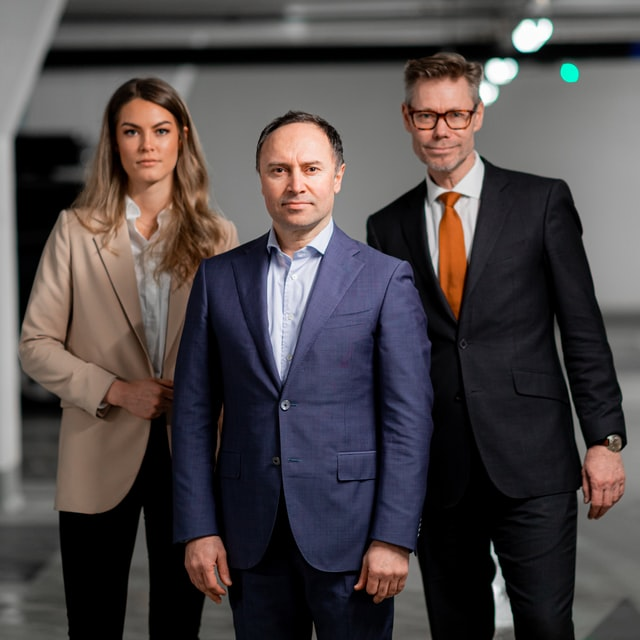
#> input picture faces/image_1.jpg, 640 x 640 px; its folder holds only this picture in this run
$ python face.py
#> lines starting #> are read from the running program, lines starting #| are printed output that depends on the picture; after the words box and inside, x2 and y2 are one past the last pixel; in counts of white or black regions, pixels touching at a corner belong together
import os
import cv2
from glob import glob
import datetime

if __name__ == "__main__":
    data = glob(os.path.join("faces", "*.jpg"))
    face_cascade = cv2.CascadeClassifier("haarcascade_frontalface_default.xml")

    output_folder = 'results'
    if not os.path.exists(output_folder):
        os.makedirs(output_folder)

    for path in data:
        name = path.split("/")[-1]

        image = cv2.imread(path, cv2.IMREAD_COLOR)
#> image is the input picture: shape (640, 640, 3); mean B, G, R 71.6, 70.5, 76.9
        gray = cv2.cvtColor(image, cv2.COLOR_RGB2GRAY)
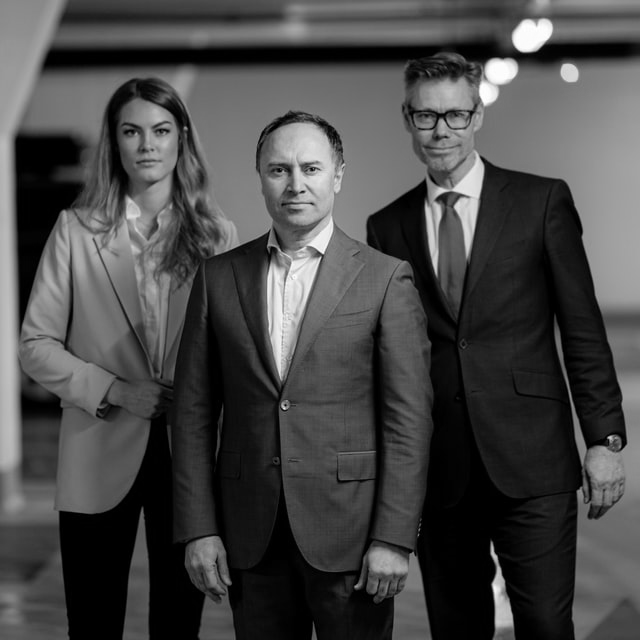
#> gray: shape (640, 640); min 0, max 255, mean 71.5

        faces = face_cascade.detectMultiScale(gray, 1.2, 5)
#> faces = [[109, 101, 77, 77], [253, 135, 89, 89], [394, 83, 86, 86]]
        for (x, y, w, h) in faces:
            cv2.rectangle(image, (x, y), (x+w, y+h), (0, 0, 255), 2)
#> this loop made 3 passes
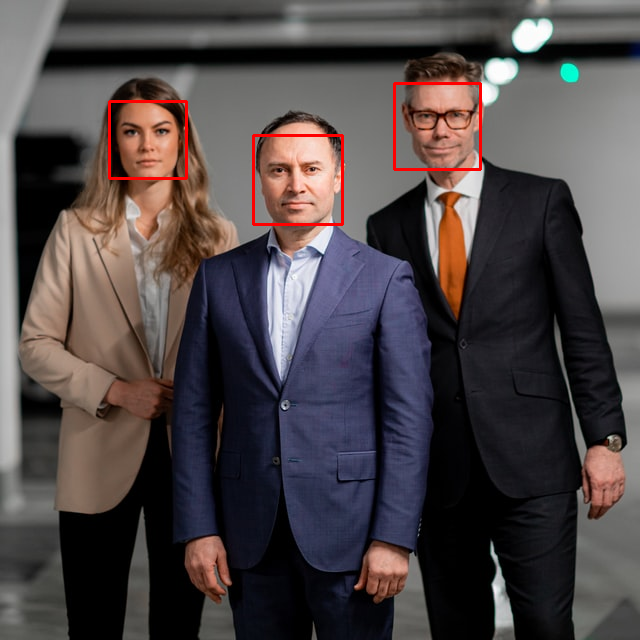
#> image: shape (640, 640, 3); 0.74% of pixels changed, all inside (x1, y1, x2, y2) = (108, 82, 482, 226)

        cv2.imshow("image", image)
        k = cv2.waitKey(0)
#> (key Esc is pressed here)

        timestamp = datetime.datetime.now().strftime("%Y-%m-%d_%H-%M-%S")
        output_filename = f"result_{timestamp}.jpg"
        output_path = os.path.join(output_folder, output_filename)

        if k == 27:         # wait for ESC key to exit
            cv2.destroyAllWindows()
        elif k == ord('s'):# wait for 's' key to save and exit
            cv2.imwrite(output_path, image)
            cv2.destroyAllWindows()

$ run again, on faces/image_2.jpg
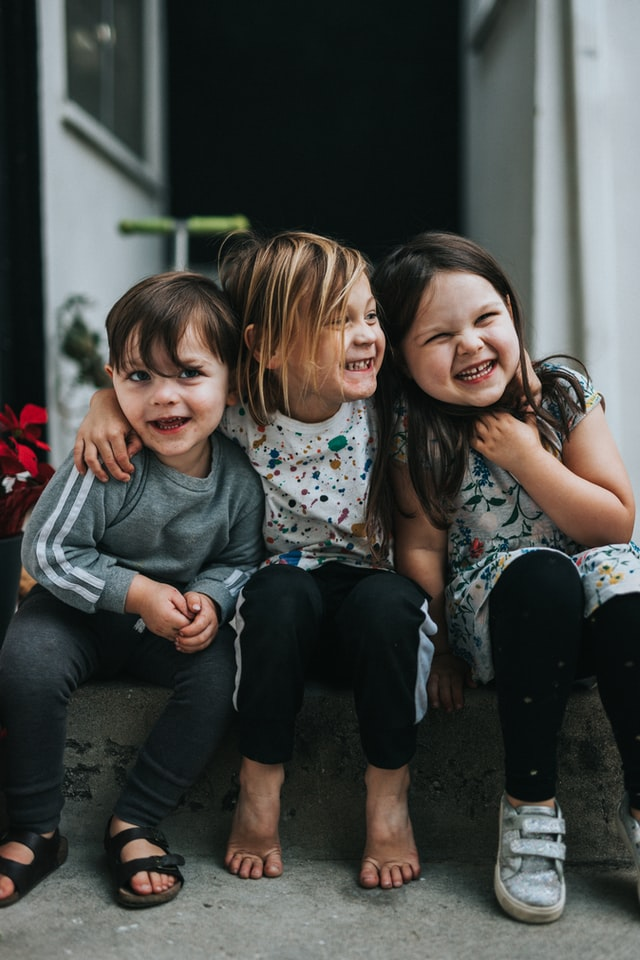
#> input picture faces/image_2.jpg, 640 x 960 px
#> image is the input picture: shape (960, 640, 3); mean B, G, R 70.4, 73.7, 73
#> `gray = cv2.cvtColor(image, cv2.COLOR_RGB2GRAY)`:
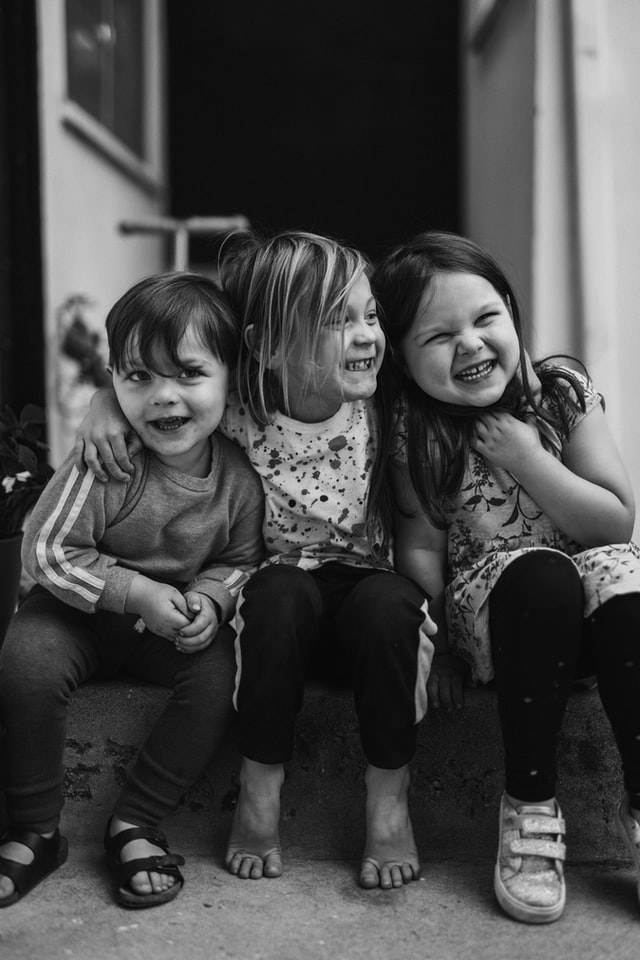
#> gray: shape (960, 640); min 1, max 247, mean 72.6
#> faces = [[317, 290, 83, 83], [399, 270, 133, 133], [101, 323, 132, 132]]
#> the loop `for (x, y, w, h) in faces:` made 3 passes
#> after the loop `for (x, y, w, h) in faces:`:
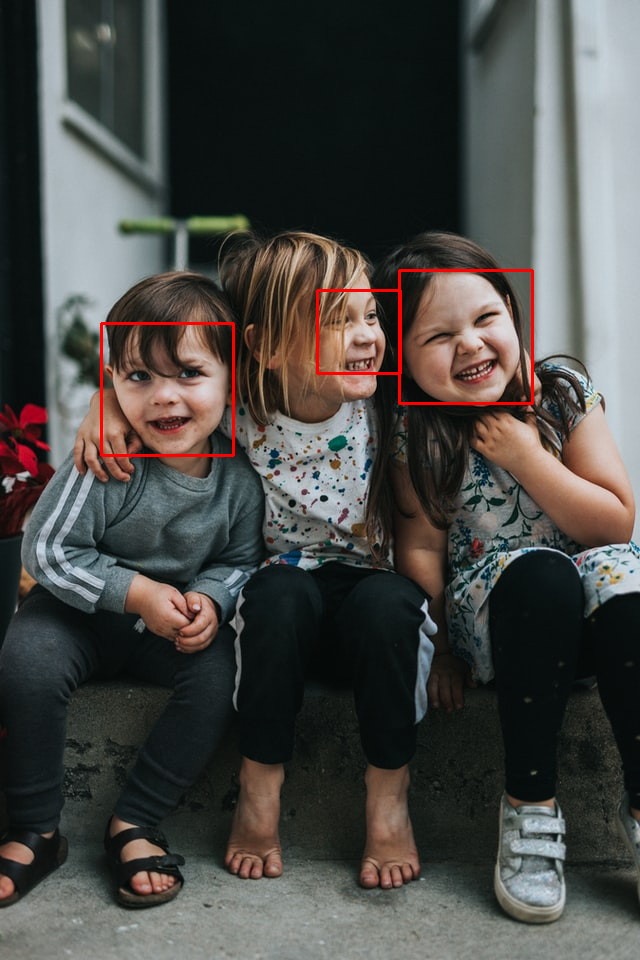
#> image: shape (960, 640, 3); 0.65% of pixels changed, all inside (x1, y1, x2, y2) = (100, 269, 534, 457)

$ run again, on faces/image_3.jpg
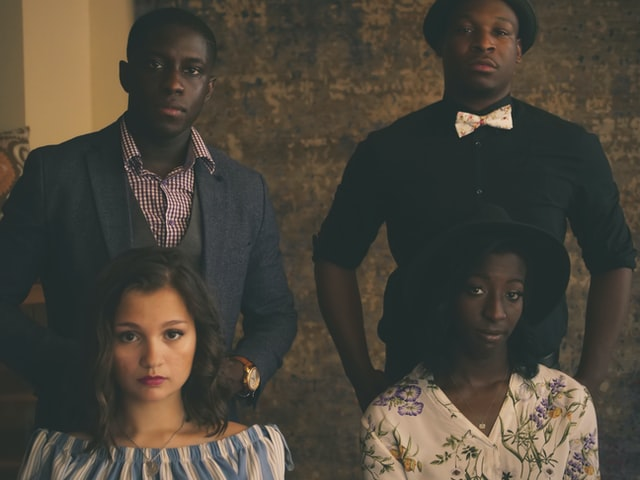
#> input picture faces/image_3.jpg, 640 x 480 px
#> image is the input picture: shape (480, 640, 3); mean B, G, R 58.8, 69.4, 74.7
#> `gray = cv2.cvtColor(image, cv2.COLOR_RGB2GRAY)`:
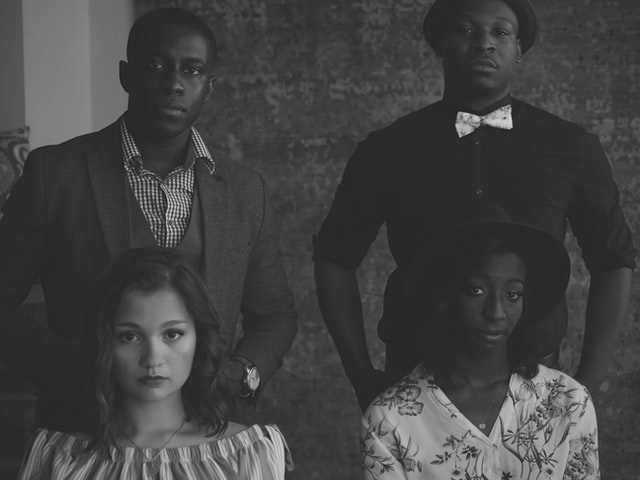
#> gray: shape (480, 640); min 22, max 218, mean 66.9
#> faces = [[447, 5, 75, 75], [129, 32, 92, 92], [448, 254, 94, 94], [96, 293, 113, 113]]
#> the loop `for (x, y, w, h) in faces:` made 4 passes
#> after the loop `for (x, y, w, h) in faces:`:
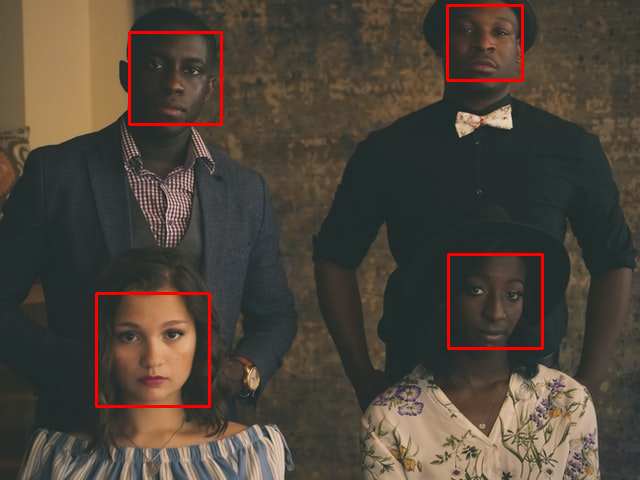
#> image: shape (480, 640, 3); 1.46% of pixels changed, all inside (x1, y1, x2, y2) = (95, 4, 544, 408)
